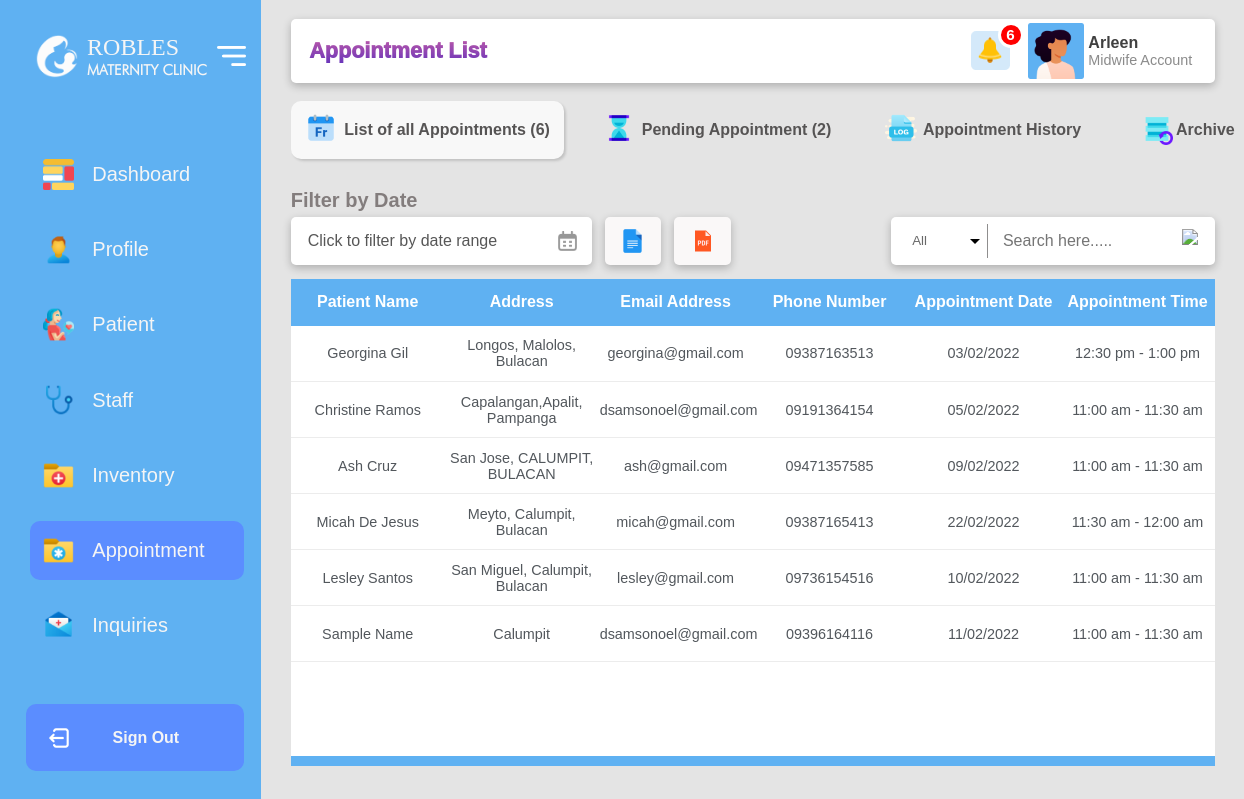
Screenshot of /adminAppointment.php (signed in) with the database file from the repository.
### tables this page shows
CREATE TABLE `general_tb` (
  `g_id` int(250) NOT NULL,
  `g_Sitename` varchar(250) NOT NULL,
  `g_LogoLight` varchar(250) NOT NULL,
  `g_LogoDark` varchar(250) NOT NULL,
  `g_Vision` varchar(250) NOT NULL,
  `g_Contact` varchar(250) NOT NULL,
  `g_Location` varchar(250) NOT NULL,
  `g_Email` varchar(250) NOT NULL,
  `g_WorkingHours` varchar(250) NOT NULL,
  `h_Tagline` varchar(250) NOT NULL,
  `h_Layoutimg` varchar(250) NOT NULL,
  `h_slide1` varchar(250) NOT NULL,
  `h_slide2` varchar(250) NOT NULL,
  `h_slide3` varchar(250) NOT NULL,
  `a_about` varchar(1000) NOT NULL,
  `a_layoutimg` varchar(250) NOT NULL,
  `e_content` varchar(1000) NOT NULL,
  `e_staffImage` varchar(1000) NOT NULL,
  `e_staffQuoute` longtext NOT NULL,
  `e_staffQuoteBy` varchar(1000) NOT NULL,
  `s_img` varchar(1000) NOT NULL,
  `s_Sheader` varchar(1000) NOT NULL,
  `s_sDesc` longtext NOT NULL,
  `holidays` longtext NOT NULL,
  `holiday_name` text NOT NULL,
  `companyCode` varchar(250) NOT NULL,
  `googlemap` text NOT NULL,
  `facebook` text NOT NULL
);

CREATE TABLE `staff_db` (
  `main_id` int(250) NOT NULL,
  `id` varchar(250) NOT NULL,
  `fname` varchar(100) NOT NULL,
  `mname` varchar(100) NOT NULL,
  `lname` varchar(100) NOT NULL,
  `reg` varchar(250) NOT NULL,
  `street` varchar(100) NOT NULL,
  `bar` varchar(100) NOT NULL,
  `mun` varchar(100) NOT NULL,
  `prov` varchar(100) NOT NULL,
  `civil_status` varchar(100) NOT NULL,
  `religion` varchar(100) NOT NULL,
  `phone` varchar(100) NOT NULL,
  `email` varchar(100) NOT NULL,
  `birthday` varchar(100) NOT NULL,
  `age` varchar(100) NOT NULL,
  `username` varchar(100) NOT NULL,
  `password` varchar(100) NOT NULL,
  `role` varchar(100) NOT NULL,
  `schedule` varchar(100) NOT NULL,
  `time` varchar(100) NOT NULL,
  `profile_photo` varchar(100) NOT NULL,
  `date_start` varchar(250) NOT NULL,
  `date_end` varchar(250) NOT NULL,
  `status` varchar(250) NOT NULL
);

CREATE TABLE `acceptedappointment_tb` (
  `id` int(100) NOT NULL,
  `patient_id` varchar(250) NOT NULL,
  `fname` varchar(100) NOT NULL,
  `mname` varchar(100) NOT NULL,
  `lname` varchar(100) NOT NULL,
  `address` varchar(100) NOT NULL,
  `contact` varchar(100) NOT NULL,
  `email` varchar(100) NOT NULL,
  `date` varchar(100) NOT NULL,
  `time` varchar(100) NOT NULL,
  `status` varchar(100) NOT NULL,
  `archive` varchar(250) NOT NULL,
  `service` varchar(250) NOT NULL
);

### adminAppointment.php (the view, shortened to what the rows shown need)
<?php
require 'php/adminActivelogin.php';
require 'php/generic.php';
$row_g = mysqli_fetch_array($search_general);
$rowName = explode(" ",$row_g['g_Sitename']);
$rowNameFirst = $rowName[0];
array_shift($rowName);
$rowSecondName = implode(" ",$rowName);
?>
<!DOCTYPE html>
<html lang="en">
  <head>
     <link rel="stylesheet" href="css/Desktop/Admin-adminGlobal.css">
     <link rel="stylesheet" href="css/Desktop/Admin-adminAppointment.css">
     <link rel="stylesheet" href="AnimBackend/jquery.css">
    <link rel="stylesheet" type="text/css" href="https://cdn.jsdelivr.net/npm/daterangepicker/daterangepicker.css" />
  </head>
<body>
<div class="for_desktop">
    <div id="left" class="side_navbar">
            <div id="left_bar">
                    <div id="logo_bar" class="left_bar1">
                        <img src="upload_img_generic/<?php echo $row_g['g_LogoLight']; ?>" id="logo_img">
                    </div>
            </div>
            <div id="right_bar">
                    <div id="logo_bar" class="right_navbar">
                        <div id="logo_text">
                            <p class="a" style="text-transform:uppercase;"><?php echo $rowNameFirst; ?></p>
                            <p class="b"><?php echo $rowSecondName; ?></p>
                        </div>
                    </div>
            </div>
    </div>
    <div id="right" class="right_content_dashboard for_reload_right_table">
            <div id="dashboard_top">
                <div id="dash_right">
                    <?php
                        $row = mysqli_fetch_array($search_resulthover);
                    ?>
                    <div id="profile_container" title="Visit Profile" onclick="profile()">
                        <div id="name_profile">
                            <p id="name_text"><?php echo $row['fname']; ?></p>
                            <p id="role_text"><?php echo $row['role']; ?> Account</p>
                        </div>
                    </div>
                </div>
            </div>
            <div id="dashboard_content">
            <div class="table_appointment" id="table_accepted_appointment">
                    <table id="table_header" class="table_header_pending_appointment">
                        <thead>
                            <tr>
                                <th>Patient Name</th>
                                <th>Address</th>
                                <th>Email Address</th>
                                <th>Phone Number</th>
                                <th>Appointment Date</th>
                                <th>Appointment Time</th>
                            </tr>
                        </thead>
                    </table>
                    <div id="table_content">
                        <table id="table_Accept">
                        <?php
                        $sql = "SELECT * FROM acceptedappointment_tb where archive!='on'";
                        $search_pendingApps = filterTable1($sql);
                        function filterTable1($sql){
                            $con=mysqli_connect('localhost','root','','robles_db');
                            $filter_pendingApp = mysqli_query($con, $sql);
                             return $filter_pendingApp;
                            }
                        $sr = 0;
                        while($row = mysqli_fetch_array($search_pendingApps)):
                            echo "<tr onmouseover='hover_table_report_doctor_app($sr)' onmouseout='close_table_accept_app($sr)'>";
                        ?>
                                    <td style="text-transform:capitalize;" class="td_block1<?php echo $sr; ?>"><?php echo $row['fname']." ".$row['lname']; ?></td>
                                    <td class="td_block1<?php echo $sr; ?>"><?php echo $row['address']; ?></td>
                                    <td class="td_block1<?php echo $sr; ?>"><?php echo $row['email']; ?></td>
                                    <td class="td_block1<?php echo $sr; ?>"><?php echo $row['contact']; ?></td>
                                    <td class="td_block1<?php echo $sr; ?>"><?php echo $row['date']; ?></td>
                                    <td class="td_block1<?php echo $sr; ?>"><?php echo $row['time']; ?></td>
                        <?php
                            echo "</tr>";
                        $sr++; endwhile;  ?>
                        </table>
                    </div>
                </div>
            </div>
    </div>
</div>
</body>
</html>

### rows the page displays
general_tb: g_LogoLight (picture), g_Sitename "ROBLES"
staff_db: fname "Arleen", role "Midwife"
acceptedappointment_tb: fname "Georgina", lname "Gil", address "Longos, Malolos, Bulacan", email "georgina@gmail.com", contact "09387163513", date "03/02/2022", time "12:30 pm - 1:00 pm"
acceptedappointment_tb: fname "Christine", lname "Ramos", address "Capalangan,Apalit, Pampanga", email "dsamsonoel@gmail.com", contact "09191364154", date "05/02/2022", time "11:00 am - 11:30 am"
acceptedappointment_tb: fname "Ash", lname "Cruz", address "San Jose, CALUMPIT, BULACAN", email "ash@gmail.com", contact "09471357585", date "09/02/2022", time "11:00 am - 11:30 am"
acceptedappointment_tb: fname "Micah", lname "De Jesus", address "Meyto, Calumpit, Bulacan", email "micah@gmail.com", contact "09387165413", date "22/02/2022", time "11:30 am - 12:00 am"
acceptedappointment_tb: fname "Lesley", lname "Santos", address "San Miguel, Calumpit, Bulacan", email "lesley@gmail.com", contact "09736154516", date "10/02/2022", time "11:00 am - 11:30 am"
acceptedappointment_tb: fname "Sample", lname "Name", address "Calumpit", email "dsamsonoel@gmail.com", contact "09396164116", date "11/02/2022", time "11:00 am - 11:30 am"

### other values shown
$rowSecondName "MATERNITY CLINIC"
$notifCount1+$notifCount2 "6"
$total "6"
$totalPending "2"
